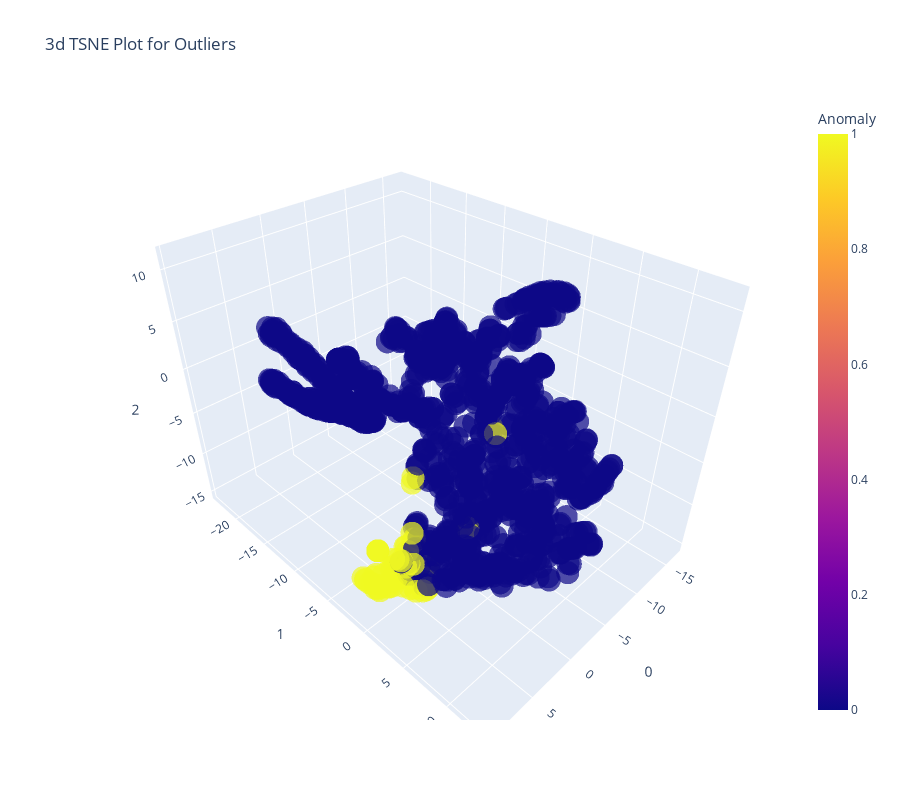

This figure's notebook cell:
### Code cell
plot_model(iforest, plot = 'tsne')

### Figure 1 — Plotly figure (JSON) as saved in the notebook; plotly's stock layout.template omitted (floating-point values rounded to 4 significant figures; data arrays with more than 128 entries replaced by an {"elided": "..."} marker saying what was removed)
{"data": [{"customdata": {"elided": "1212x1 int values"}, "hovertemplate": "0=%{x}<br>1=%{y}<br>2=%{z}<br>Feature=%{customdata[0]}<br>Anomaly=%{marker.color}<extra></extra>", "legendgroup": "", "marker": {"color": {"elided": "1212 int values"}, "coloraxis": "coloraxis", "opacity": 0.7, "symbol": "circle"}, "mode": "markers", "name": "", "scene": "scene", "showlegend": false, "type": "scatter3d", "x": {"elided": "1212 float values"}, "y": {"elided": "1212 float values"}, "z": {"elided": "1212 float values"}}], "layout": {"coloraxis": {"colorbar": {"title": {"text": "Anomaly"}}, "colorscale": [[0, "#0d0887"], [0.1111, "#46039f"], [0.2222, "#7201a8"], [0.3333, "#9c179e"], [0.4444, "#bd3786"], [0.5556, "#d8576b"], [0.6667, "#ed7953"], [0.7778, "#fb9f3a"], [0.8889, "#fdca26"], [1, "#f0f921"]]}, "height": 800, "legend": {"tracegroupgap": 0}, "scene": {"domain": {"x": [0, 1], "y": [0, 1]}, "xaxis": {"title": {"text": "0"}}, "yaxis": {"title": {"text": "1"}}, "zaxis": {"title": {"text": "2"}}}, "title": {"text": "3d TSNE Plot for Outliers"}, "width": 900}}
